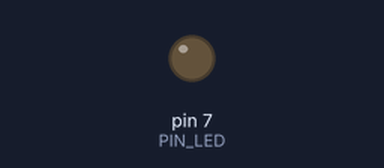
This sketch was run on a simulated Arduino Uno, built with avr-gcc and run on an emulated ATmega328P. Parts: output pins drawn as LEDs (lit = HIGH). Dashed ring = blinking.

Above: at 0.5 s.
At 1.75 s:
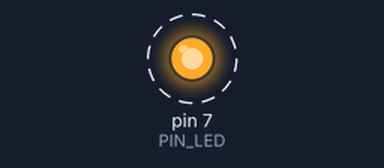
Timing chart, 0 to 3.0 s (numbered marks = the images above):
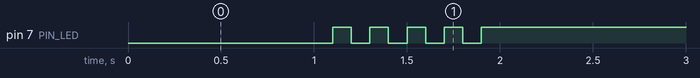

Measured:
- by itself, pin 7 (PIN_LED): alternates HIGH for 0.10 s and LOW for 0.10 s, 9 changes in all, then stays HIGH

The sketch:

05_pratice_2.ino.ino
```cpp
#define PIN_LED 7
unsigned int toggle;
unsigned int i;
unsigned int count;

void setup() {
  pinMode(PIN_LED, OUTPUT);
  toggle = 0;
  i = 0;
  count = 0;
}

void loop() {
  if (count == 0){
    // 가장 처음 1초 동안 불이 들어
    toggle = toggle_state(toggle);
    digitalWrite(PIN_LED, 0);
    delay(1000);

    while(i < 10)
    {
      toggle = toggle_state(toggle);
      digitalWrite(PIN_LED, toggle);
      delay(100);
      i = i + 1;
    }
    count += 1;
  }
}

int toggle_state(int toggle) {
  if(toggle == 1){
    toggle = toggle - 1;
  }
  else{
    toggle = toggle + 1;
  }
  return toggle;
}
```
